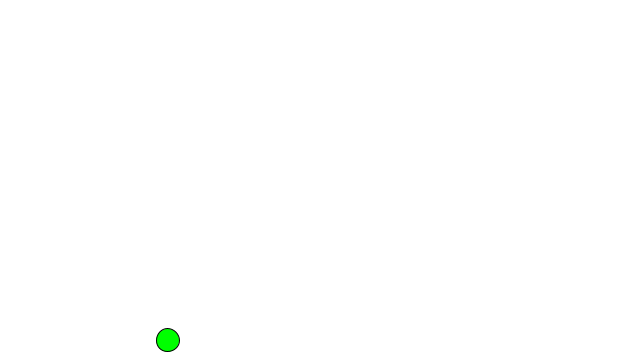
Frame 1 (no input)
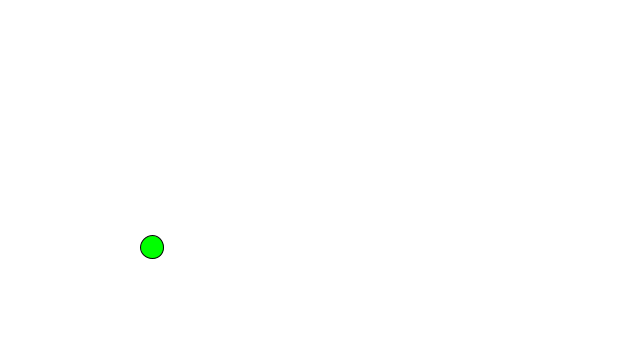
Frame 60 (the mouse pressed at the canvas centre just before this capture)
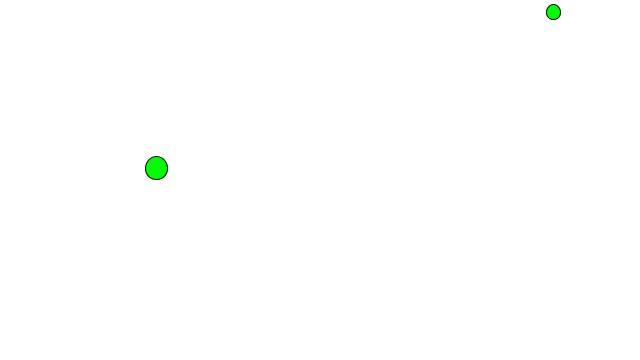
Frame 120 (the mouse held since frame 60 and released just before this capture)

The Processing sketch that drew these frames (run headless with seeded random() and noise(); from frame 60 on, the mouse is pressed at the canvas centre):

// Processing sketch: Random_Bubbles_Images
// ── Random_Bubbles_Images.pde
int N = 100;
Bubble[] bubbles = new Bubble[N];
int total = 1; 

void setup() { 
  size(640, 360); 
  fill(0, 255, 0);
  stroke(0);
  for (int n = 0; n < N; n++) {
    bubbles[n] = new Bubble(random(10, 30));
  }
}

void mousePressed() {
  total++;
  if (total > 100) {
    total = 1;
  }
}

void draw() {
  background(255);

  for (int n = 0; n < total; n++) {
    bubbles[n].ascend();
    bubbles[n].display();
    bubbles[n].top();
  }
}

class Bubble {

  float x, y;
  float d;

  Bubble(float d_) {
    x = random(width);
    y = random(height);
    d = d_;
  }

  void ascend() {
    y -= random(3);
    x += random(-2, 2);
  }

  void display() {
    ellipse(x, y, d, d);
  }

  void top() {
    if (y + d/2 < 0) {
      y = height + d/2;
    }
  }
}
